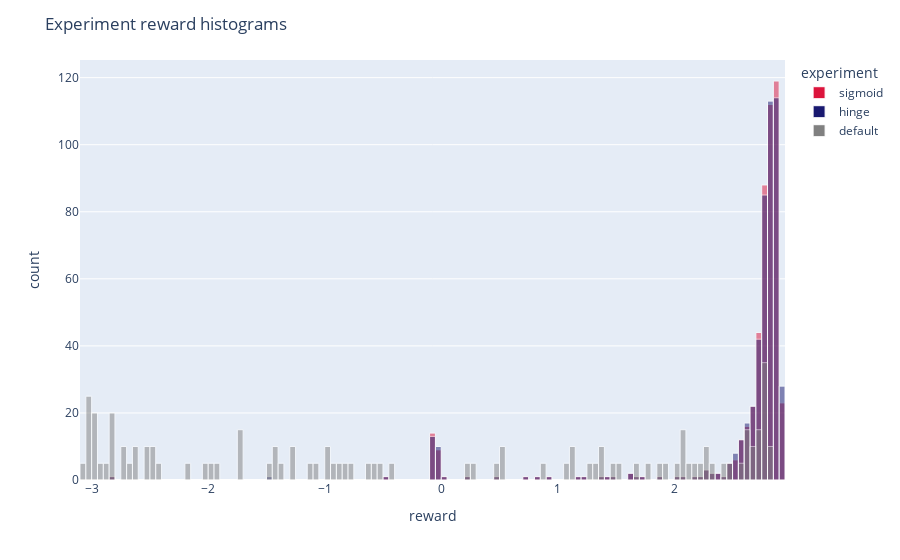

Notebook cell for this chart:
### Markdown cell above
Последнее, что можно сделать, это в целом оценить распределение ревордов и дайвёрсити разных лоссов, может быть хотя бы в этом они отличаются. Тогда лучше взять то, что будет постабильнее. Тут как раз и сравним с исходной sft моделью. Графики издалека выглядят не очень, но всегда можно приблизить, если что

### Code cell
import plotly.express as px

# we'll have to duplcate sft default examples, otherwise
# they are to few to be seen on the plot
sub_df = summary[summary.experiment == "default"]
sub_df = pd.concat([summary, sub_df.loc[sub_df.index.repeat(4)]])
fig = px.histogram(
    sub_df, x="reward", color="experiment",
    nbins=150, opacity=0.5, barmode="overlay",
    color_discrete_sequence=["crimson", "midnightblue", "grey"]
)
fig.update_layout(title="Experiment reward histograms")
fig.update_traces(marker_line_width=1 ,marker_line_color="white")
fig.show()

### Figure 1 — Plotly figure (JSON) as saved in the notebook; plotly's stock layout.template omitted (floating-point values rounded to 4 significant figures; data arrays with more than 128 entries replaced by an {"elided": "..."} marker saying what was removed)
{"data": [{"alignmentgroup": "True", "bingroup": "x", "hovertemplate": "experiment=sigmoid<br>reward=%{x}<br>count=%{y}<extra></extra>", "legendgroup": "sigmoid", "marker": {"color": "crimson", "line": {"color": "white", "width": 1}, "opacity": 0.5, "pattern": {"shape": ""}}, "name": "sigmoid", "nbinsx": 150, "offsetgroup": "sigmoid", "orientation": "v", "showlegend": true, "type": "histogram", "x": {"elided": "500 float values"}, "xaxis": "x", "yaxis": "y"}, {"alignmentgroup": "True", "bingroup": "x", "hovertemplate": "experiment=hinge<br>reward=%{x}<br>count=%{y}<extra></extra>", "legendgroup": "hinge", "marker": {"color": "midnightblue", "line": {"color": "white", "width": 1}, "opacity": 0.5, "pattern": {"shape": ""}}, "name": "hinge", "nbinsx": 150, "offsetgroup": "hinge", "orientation": "v", "showlegend": true, "type": "histogram", "x": {"elided": "500 float values"}, "xaxis": "x", "yaxis": "y"}, {"alignmentgroup": "True", "bingroup": "x", "hovertemplate": "experiment=default<br>reward=%{x}<br>count=%{y}<extra></extra>", "legendgroup": "default", "marker": {"color": "grey", "line": {"color": "white", "width": 1}, "opacity": 0.5, "pattern": {"shape": ""}}, "name": "default", "nbinsx": 150, "offsetgroup": "default", "orientation": "v", "showlegend": true, "type": "histogram", "x": {"elided": "500 float values"}, "xaxis": "x", "yaxis": "y"}], "layout": {"autosize": true, "barmode": "overlay", "legend": {"title": {"text": "experiment"}, "tracegroupgap": 0}, "margin": {"t": 60}, "title": {"text": "Experiment reward histograms"}, "xaxis": {"anchor": "y", "autorange": true, "domain": [0, 1], "range": [-3.1, 2.95], "title": {"text": "reward"}, "type": "linear"}, "yaxis": {"anchor": "x", "autorange": true, "domain": [0, 1], "range": [0, 125.3], "title": {"text": "count"}}}}
